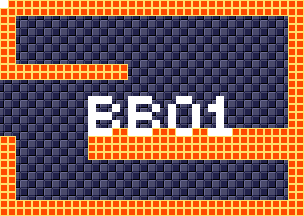

This is a level from a 2D game, rendered from its Tiled map with the project's own tilesets. A one-line summary and the map file follow, with tile-layer data summarised:
An orthogonal 38x27 tile map with 8x8 px tiles, 4 tile layers (background, foreground, room numbers, Objects), 15 tilesets.

<map version="1.5" tiledversion="1.7.1" orientation="orthogonal" renderorder="right-down" width="38" height="27" tilewidth="8" tileheight="8" infinite="0" nextlayerid="11" nextobjectid="1">
 <tileset firstgid="1" source="tilesheets/tsKarniMata.tsx" />
 <tileset firstgid="1025" source="tilesheets/tsVoodooWasp.tsx" />
 <tileset firstgid="2049" source="tilesheets/tsBurial.tsx" />
 <tileset firstgid="3073" source="tilesheets/tsBlueTemple.tsx" />
 <tileset firstgid="4097" source="tilesheets/tsGoddess.tsx" />
 <tileset firstgid="5121" source="tilesheets/tsKonark.tsx" />
 <tileset firstgid="6145" name="sEnemies" tilewidth="8" tileheight="8" tilecount="1024" columns="32">
  <image source="../grapx/tilesheets/sObjects.bmp" trans="ff94ff" width="256" height="256" />
 </tileset>
 <tileset firstgid="7169" source="tilesheets/tsIceTemple.tsx" />
 <tileset firstgid="8193" source="tilesheets/tsLavaArea.tsx" />
 <tileset firstgid="9217" source="tilesheets/tsBossArea.tsx" />
 <tileset firstgid="10241" source="tilesheets/tsPegu.tsx" />
 <tileset firstgid="11265" source="tilesheets/sTiwanakuTemple.tsx" />
 <tileset firstgid="12289" source="tilesheets/sIndraTemple.tsx" />
 <tileset firstgid="13313" source="tilesheets/sTeleport.tsx" />
 <tileset firstgid="14337" source="tilesheets/sObjects.tsx" />
 <layer id="2" name="background" width="38" height="27">
  <data>[1026 cells, 1026 non-empty, 2 distinct tile ids]</data>
 </layer>
 <layer id="1" name="foreground" width="38" height="27">
  <data>[1026 cells, 358 non-empty, 1 distinct tile ids]</data>
 </layer>
 <layer id="7" name="room numbers" width="38" height="27">
  <data>[1026 cells, 45 non-empty, 1 distinct tile ids]</data>
 </layer>
 <layer id="10" name="Objects" width="38" height="27">
  <data>[1026 cells, 0 non-empty, 0 distinct tile ids]</data>
 </layer>
</map>
